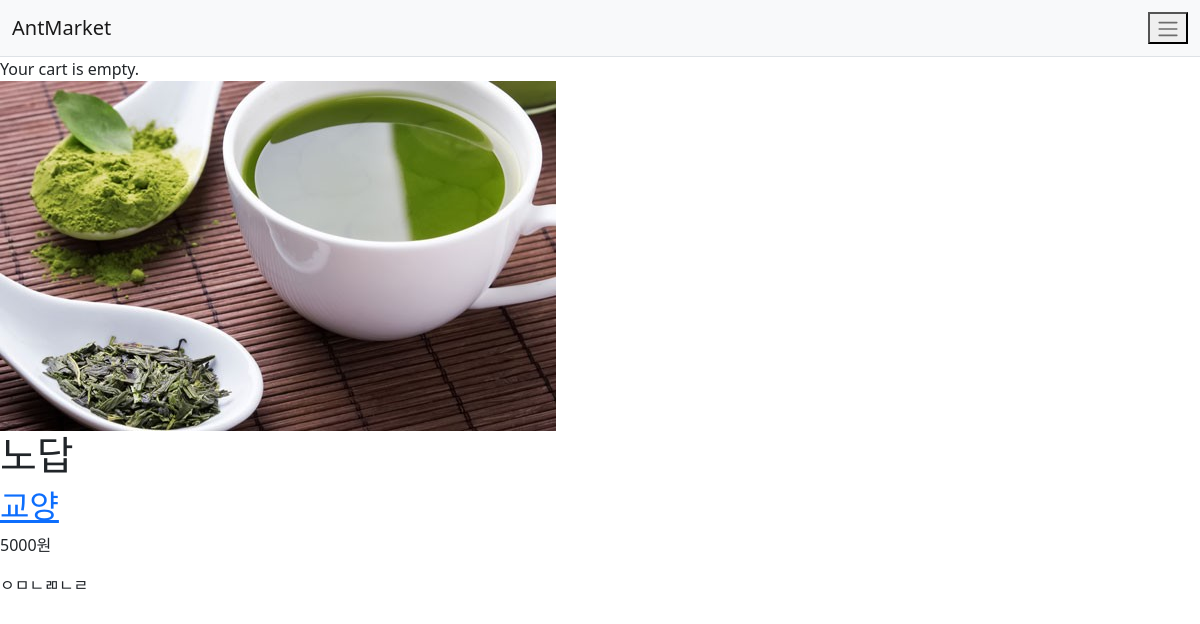
The page /도서/교양/노답/ on the database its author committed.
### market/models.py (models this page shows, shortened)
class Product(models.Model):
    category = models.ForeignKey(Category, on_delete=models.CASCADE, default=1)
    minicategory = models.ForeignKey(MiniCategory, on_delete=models.CASCADE)
    name = models.CharField(max_length=200)
    slug = models.SlugField(max_length=200, allow_unicode=True)
    image = models.ImageField(upload_to='media/products/%Y/%m/%d/', blank=True)
    description = models.TextField(blank=True)
    price = models.DecimalField(max_digits=10, decimal_places=0)
    available = models.BooleanField(default=True)
    created = models.DateTimeField(auto_now_add=True)
    updated = models.DateTimeField(auto_now=True)
    class Meta:
        ordering = ['name']
        indexes = [
            models.Index(fields=['id', 'slug']),
            models.Index(fields=['name']),
            models.Index(fields=['-created']),
        ]

class MiniCategory(models.Model):
    category = models.ForeignKey(Category, on_delete=models.CASCADE)
    name = models.CharField(max_length=200)
    slug = models.SlugField(max_length=200, unique=True, allow_unicode=True)
    class Meta:
        ordering = ['name']
        indexes = [models.Index(fields=['name'])]
        verbose_name = 'mini_category'
        verbose_name_plural = 'mini_categories'
    def __str__(self):
        return self.name
    def get_absolute_url(self):
        return reverse('market:product_list', args=[self.category.slug, self.slug])

### market/views.py (the view)
# urls.py: path('<str:category_slug>/<str:minicategory_slug>/<str:slug>/', views.product_detail, name='product_detail'),
def product_detail(request, slug, category_slug, minicategory_slug):
    category = None
    categories = Category.objects.all()
    minicategory = None
    minicategories = MiniCategory.objects.all()
    product = get_object_or_404(Product, slug=slug, available=True)
    if category_slug and minicategory_slug:
        category = get_object_or_404(Category, slug=category_slug)
        minicategory = get_object_or_404(MiniCategory, slug=minicategory_slug)
    return render(request, 'market/product/detail.html',
                  {
                      'category': category, 'categories': categories,
                      'minicategory': minicategory, 'minicategories': minicategories,
                      'product': product
                  })

### market/context_processors.py (called while the page is built)
def categories(request):
    return {
        'categories': Category.objects.all()
    }

def minicategories(request):
    return {
        'minicategories': MiniCategory.objects.all()
    }

### market/templates/market/product/detail.html (shortened to what this page needs)
{% extends 'market/base.html' %}
{% load static %}
{% block content %}
    <div class="product-detail">
        <img src="{% if product.image %}
                    {{ product.image.url }}
                  {% else %}
                    {% static 'img/no_image.png' %}
                  {% endif %}">
        <h1>{{ product.name }}</h1>
        <h2>
            <a href="{{ product.minicategory.get_absolute_url }}">
                {{ product.minicategory }}
            </a>
        </h2>
        <p class="price">{{ product.price }}원</p>
        {{ product.description|linebreaks }}
    </div>
    <div id="map" style="width:500px;height:400px;"></div>
{% endblock %}

### rows shown on the page
Product: image (picture), name "노답", minicategory "교양", price "5000", description "ㅇㅁㄴㄻㄴㄹ"
